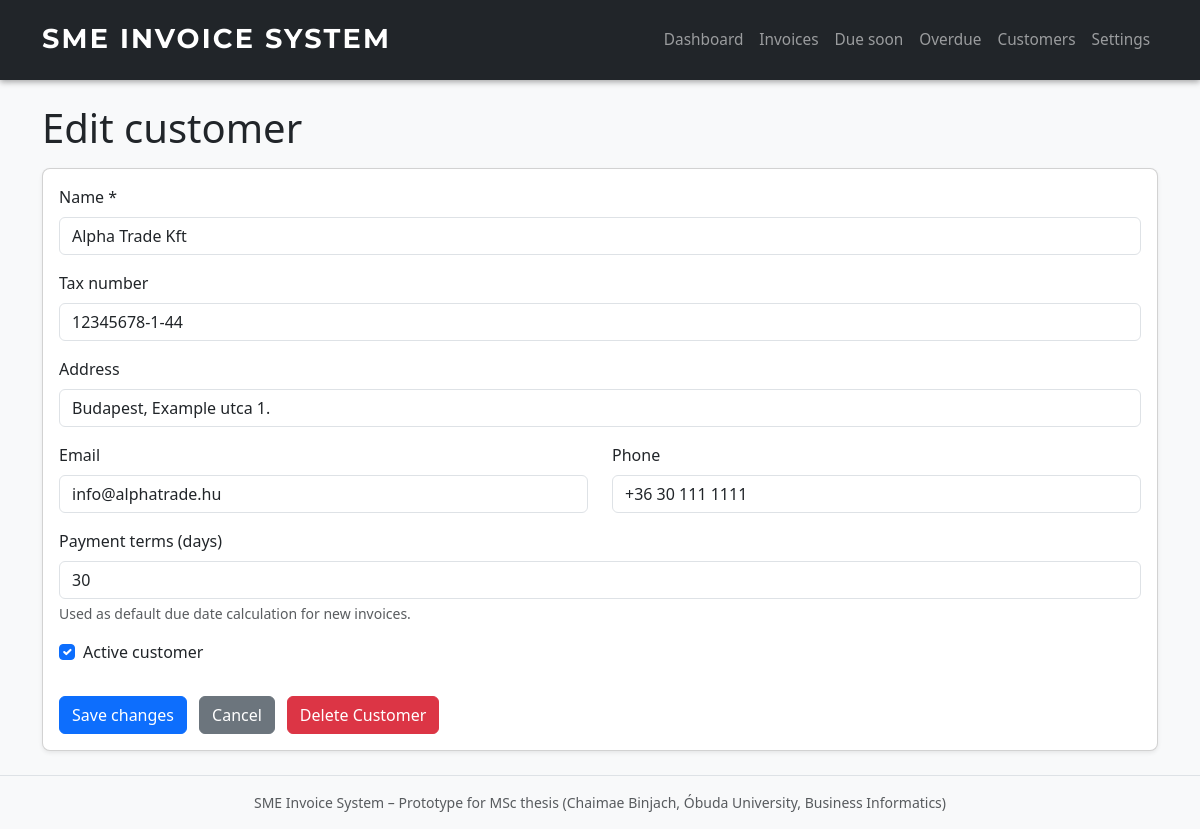
/customers/1/edit, run on the app's committed database.
### app.py (models this page shows, shortened)
class Customer(db.Model):
    __tablename__ = "customers"
    id = db.Column(db.Integer, primary_key=True)
    name = db.Column(db.String(120), nullable=False)
    tax_number = db.Column(db.String(50))
    address = db.Column(db.String(255))
    email = db.Column(db.String(120))
    phone = db.Column(db.String(50))
    payment_terms_days = db.Column(db.Integer, default=30)
    is_active = db.Column(db.Boolean, default=True)

### app.py (the view, shortened to what this page needs)
@app.route("/customers/<int:customer_id>/edit", methods=["GET", "POST"])
def edit_customer(customer_id: int):
    customer = Customer.query.get_or_404(customer_id)
    error = None
    return render_template("customer_form.html", error=error, mode="edit", customer=customer)

### templates/customer_form.html (shortened to what this page needs)
{% extends "base.html" %}  {% block content %}
<h1 class="mb-3">
  {% if mode == 'edit' %} Edit customer {% else %} New customer {% endif %}
</h1>
<form method="post" class="card p-3 shadow-sm">
  <div class="mb-3">
    <label for="name" class="form-label">Name *</label>
    <input
      type="text"
      id="name"
      name="name"
      class="form-control"
      required
      value="{{ customer.name if customer else '' }}"
    />
  </div>
  <div class="mb-3">
    <label for="tax_number" class="form-label">Tax number</label>
    <input
      type="text"
      id="tax_number"
      name="tax_number"
      class="form-control"
      value="{{ customer.tax_number if customer else '' }}"
    />
  </div>
  <div class="mb-3">
    <label for="address" class="form-label">Address</label>
    <input
      type="text"
      id="address"
      name="address"
      class="form-control"
      value="{{ customer.address if customer else '' }}"
    />
  </div>
  <div class="row">
    <div class="col-md-6 mb-3">
      <label for="email" class="form-label">Email</label>
      <input
        type="email"
        id="email"
        name="email"
        class="form-control"
        value="{{ customer.email if customer else '' }}"
      />
    </div>
    <div class="col-md-6 mb-3">
      <label for="phone" class="form-label">Phone</label>
      <input
        type="text"
        id="phone"
        name="phone"
        class="form-control"
        value="{{ customer.phone if customer else '' }}"
      />
    </div>
  </div>
  <div class="mb-3">
    <label for="payment_terms_days" class="form-label"
      >Payment terms (days)</label
    >
    <input
      type="number"
      id="payment_terms_days"
      name="payment_terms_days"
      class="form-control"
      value="{{ customer.payment_terms_days if customer else '30' }}"
    />
    <div class="form-text">
      Used as default due date calculation for new invoices.
    </div>
  </div>
   {% if mode == 'edit' %}
  <div class="form-check mb-3">
    <input
      class="form-check-input"
      type="checkbox"
      id="is_active"
      name="is_active"
      {%
      if
      customer.is_active
      %}checked{%
      endif
      %}
    />
    <label class="form-check-label" for="is_active"> Active customer </label>
  </div>
  {% endif %}
  <div class="form-actions">
    <button type="submit" class="btn btn-primary">
      {% if mode == 'edit' %} Save changes {% else %} Create customer {% endif
      %}
    </button>
    <a href="/customers" class="btn btn-secondary">Cancel</a>
    {% if mode == 'edit' %}
    <button
      type="submit"
      formaction="/customers/{{ customer.id }}/delete"
      formmethod="post"
      class="btn btn-danger"
      onclick="
        return confirm(
          'Are you sure you want to delete this customer? This action cannot be undone.',
        );
      "
    >
      Delete Customer
    </button>
    {% endif %}
  </div>
</form>
{% endblock %}

### static/style.css (style rules this page uses)
body { font-family: system-ui, -apple-system, BlinkMacSystemFont, "Segoe UI", sans-serif; }
body.bg-light { background-color: #f5f6fa; }
.card { border-radius: 0.5rem; }
.form-actions { display: flex; flex-wrap: wrap; gap: 0.75rem; margin-top: 1rem; }

### data on the page
Customer: name "Alpha Trade Kft", tax_number "12345678-1-44", address "Budapest, Example utca 1.", email "info@alphatrade.hu", phone "+36 30 111 1111", payment_terms_days "30", is_active "☑"
